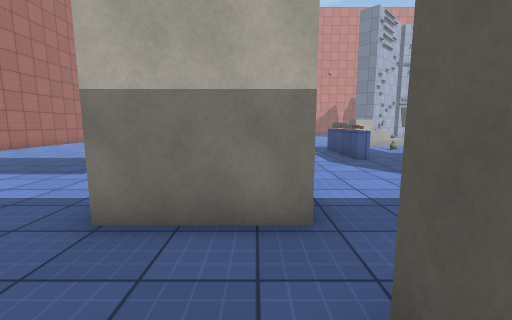
View 1 (above)

17 first-person views from a walk through a scene from a Unity 3-D project. The camera is 1.3 m above the floor, tilts 8° down and sees 90° across. Doors are open. The floor is counted in squares, 1 m on a side. Each view is taken from the middle of a square. On the plan, view 1 faces up. The plan holds only what a view shows up to about 13 squares ahead; the rest is blank. The place goes on beyond the plan. The player is left out. Surface patterns are stand-ins for the level's own textures.

View 2
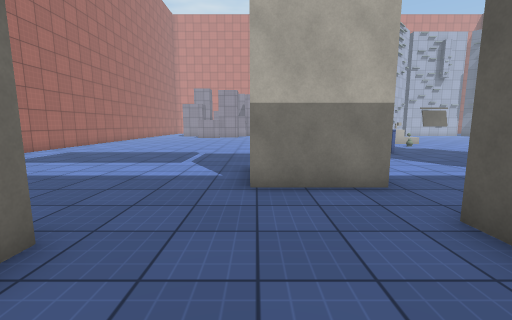

View 3
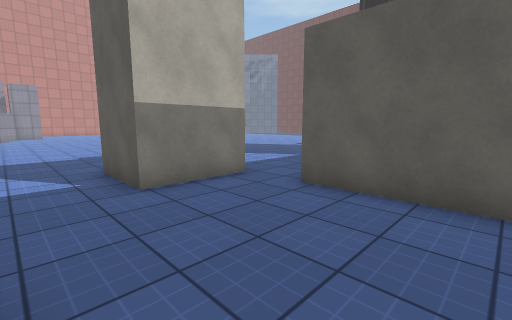

View 4
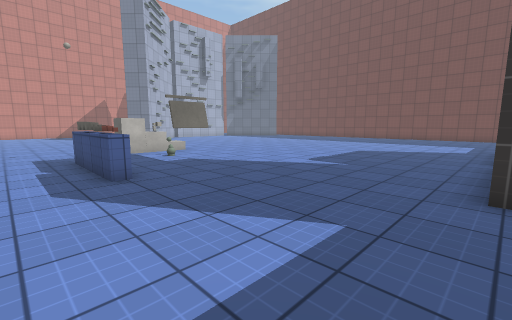

View 5
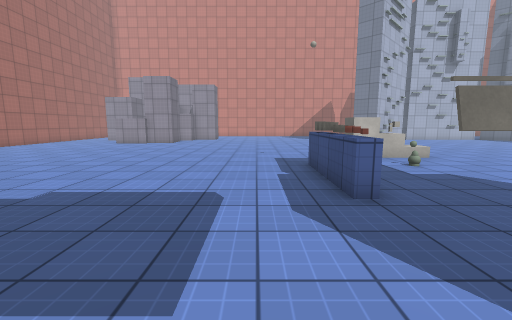

View 6
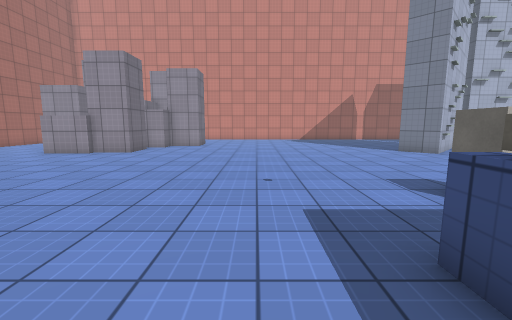

View 7
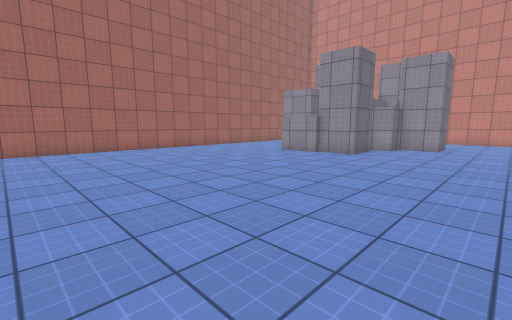

View 8
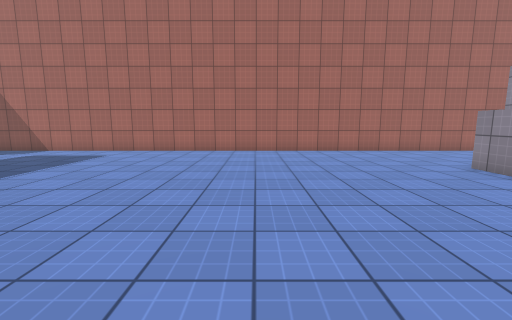

View 9
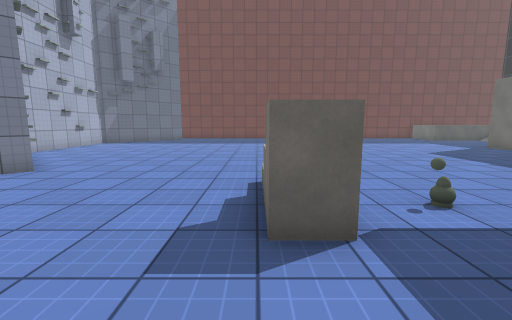

View 10
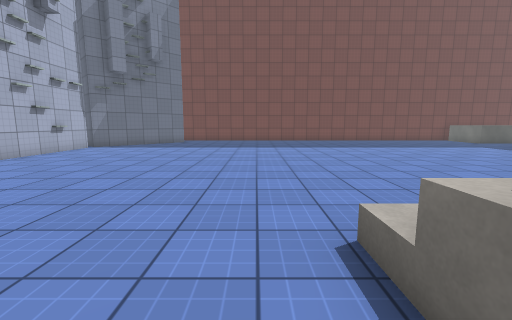

View 11
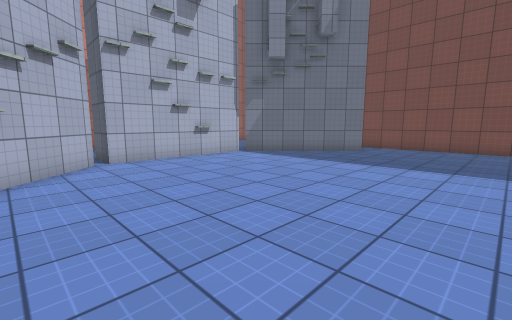

View 12
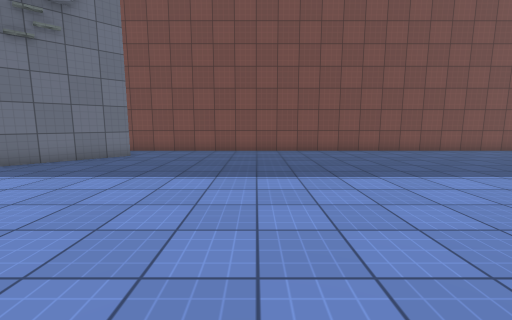

View 13
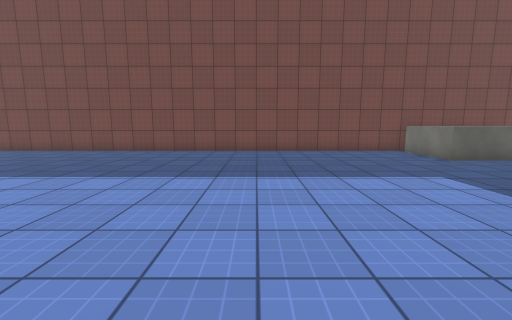

View 14
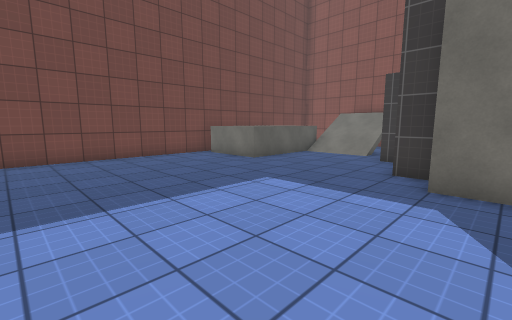

View 15
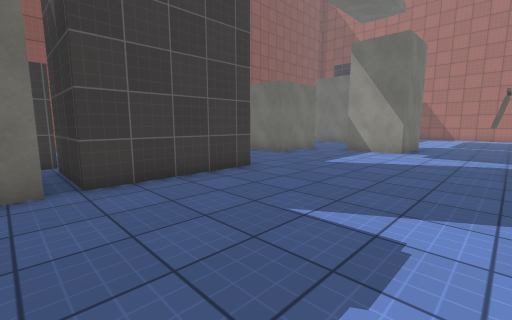

View 16
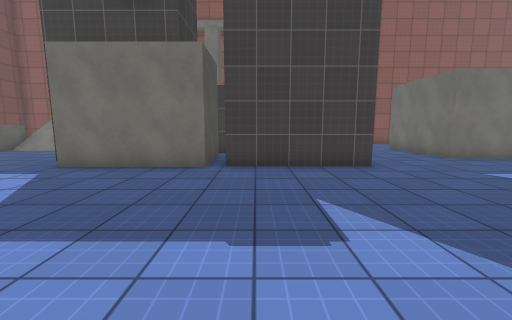

View 17
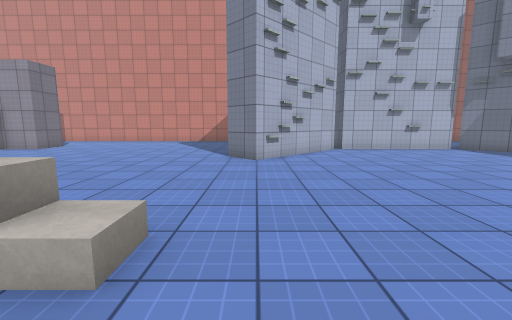

### Floor plan
Points are (right, up) in squares from view 1. A wall is a line through its corners. A room is listed if a view was taken in it or the views show most of it. See-through windows are left out.
Room 1 (views 1, 2, 3)
walls: (-4.4, 0.8) (-4.4, 0.2); (0.8, -2.1) (0.8, 1.4); (0.7, 3.2) (-2.1, 3.2)
ways out: opening at (-3.7, 2) to room 2; opening at (1, 2) to room 2
Room 2 (views 4, 5, 6, 7, 8, 9, 10, 11, 12, 13, 14, 15, 16, 17)
walls: (7.4, 3.3) (11.9, 3.3); (12.5, 3.3) (17.1, 3.3); (12.1, 24) (10.4, 22.3); (1.3, 1.3) (3.6, 1.3) (3.6, -2.1); (-2.1, 3.2) (-2.1, 5.7) (0.7, 5.7) (0.7, 3.2); (17.2, 2) (18.1, 2); (-5.4, 22.4) (-7.5, 22.4); (-1.2, 26.3) (-3.1, 26.3) (-3.1, 25.2) (-4.1, 25.2); (-3.8, 24.5) (-3.8, 22.7) (-5.6, 22.7); (18.5, 26.1) (17.8, 26.1); (18.8, -0.4) (19.3, -0.4); (24.5, 22.1) (20.4, 26.3) (14.1, 26.3) (10, 22.2) (8.8, 23.4); (23.1, -2.5) (23.1, 2) (26, 2); (-12.5, 26.5) (-12.5, 3.5); (26.5, -2.6) (26.5, 23.3)
low walls: (4.2, 9.3) (3.7, 9.3) (3.7, 10.5)
ways out: opening at (-3.7, 2) to room 1; opening at (1, 2) to room 1; opening at (26, 23); open door at (7.5, 9)
objects: other object (4, 11); other object (4, 12); other object (4, 13); other object (5, 9) to (6, 9); other object (6, 15) to (7, 16)

Positions as (right, up) in squares from view 1, and headings:
1: (0, 0), facing up
2: (-2, -2), facing up
3: (-4, -2), facing up-right
4: (2, 3), facing up-right
5: (2, 5), facing up
6: (2, 11), facing up
7: (1, 12), facing up-left
8: (0, 16), facing left
9: (3, 16), facing right
10: (6, 17), facing right
11: (12, 17), facing up-right
12: (14, 17), facing right
13: (14, 9), facing right
14: (16, 9), facing down-right
15: (13, 9), facing down-left
16: (11, 11), facing down
17: (10, 13), facing up
